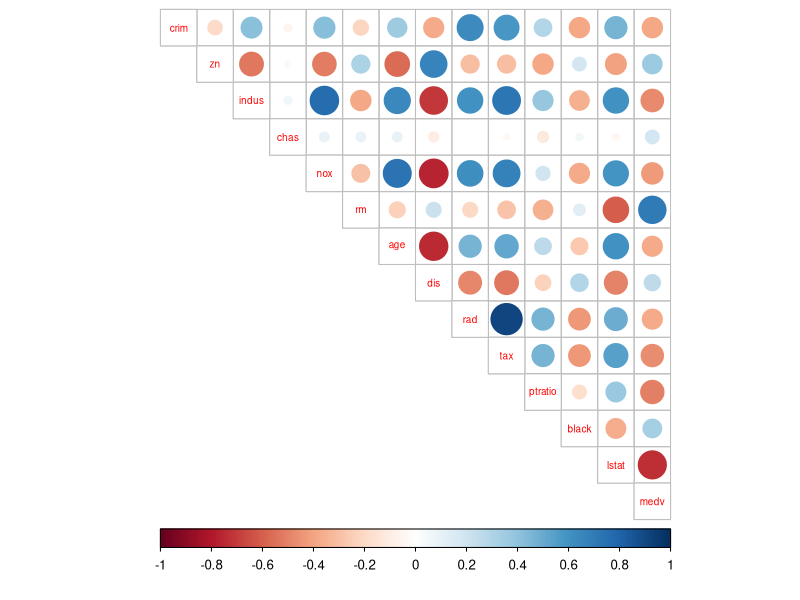
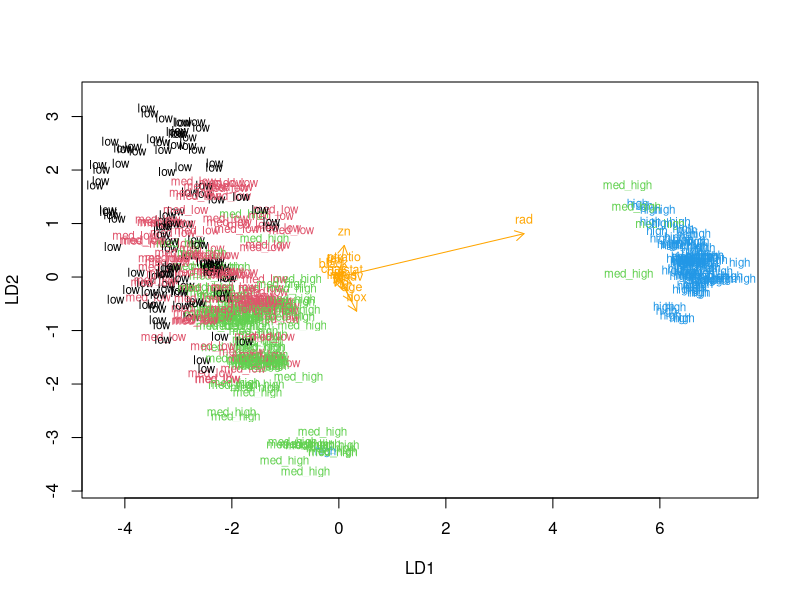
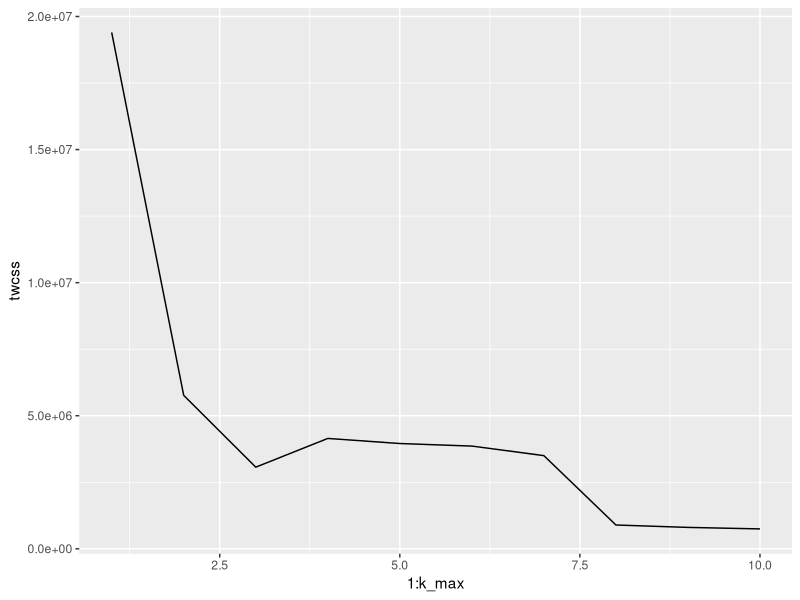
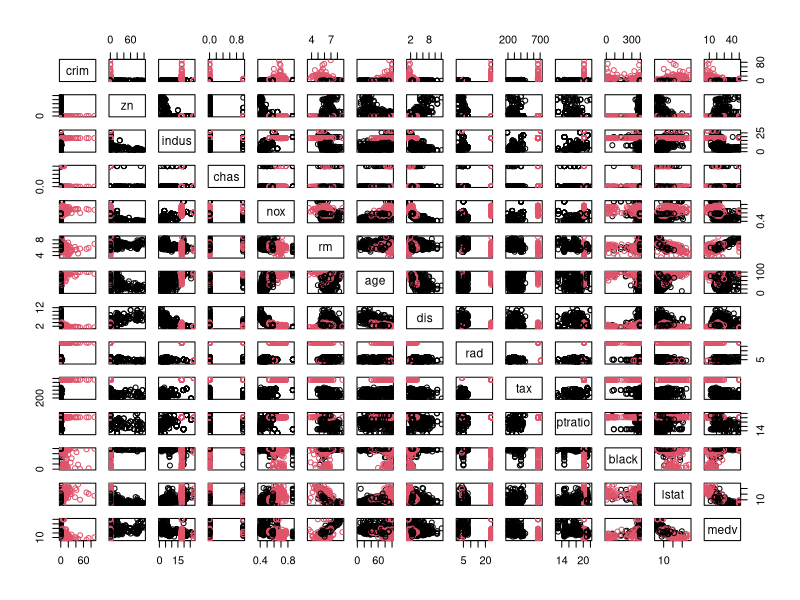

Reproduce these figures in R, in order.
## ---- chunk 1


#activating libraries
library(tidyr)
library(corrplot)
library(ggplot2)
library(dplyr)

#access MASS-Package
library(MASS)

#load the data
data("Boston")

#exploring the data
dim(Boston)
str(Boston)
summary(Boston)

## ---- chunk 2

#calculating the correlation-matrix & rounding
cor_matrix <- cor(Boston) %>% round(digits = 2)

#printing the correlation-matrix
cor_matrix

#visualization of the correlation-matrix
corrplot(cor_matrix, method="circle", type="upper", cl.pos="b", tl.pos="d", tl.cex=0.6)

## ---- chunk 3

#center and standardize "Boston"
boston_scaled <- scale(Boston)

#summarizing boston scaled
summary(boston_scaled)

#changing the object to a dataframe
boston_scaled <- as.data.frame(boston_scaled)

## ---- chunk 4

#summary of scaled variable "crim"
summary(boston_scaled$crim)

#creating and printing the quantile vector of "crim"
bins <- quantile(boston_scaled$crim)

#printing quantile vector
bins

#creating categorical variable "crime"
crime <- cut(boston_scaled$crim, breaks = bins, include.lowest = TRUE, labels = c("low", "med_low", "med_high", "high"))

#creating table "crime"
table(crime)

#removing original variable "crim" from the dataset
boston_scaled <- dplyr::select(boston_scaled, -crim)

#adding new variable to scaled dataset
boston_scaled <- data.frame(boston_scaled, crime)

#number of rows in the "Boston" dataset
n <- nrow(boston_scaled)

#choosing 80% of the rows
ind <- sample(n, size = n * 0.8)

#creating the train-set
train <- boston_scaled[ind,]

#creating test-set
test <- boston_scaled[-ind,]

#saving the correct classes from test-data
correct_classes <- test$crime

#removing the variable "crime" from the test-data
test <- dplyr::select(test, -crime)

## ---- chunk 5

#fitting the lda on the train-set
lda.fit <- lda(crime~., data = train)

#printing the lda.fit-object
lda.fit

#the function for the lda-biplot arrows
lda.arrows <- function(x, myscale = 1, arrow_heads = 0.1, color = "orange", tex = 0.75, choices = c(1,2)){
  heads <- coef(x)
  arrows(x0 = 0, y0 = 0,
         x1 = myscale * heads[,choices[1]],
         y1 = myscale * heads[,choices[2]], col = color, length = arrow_heads)
  text(myscale * heads[,choices], labels = row.names(heads),
       cex = tex, col = color, pos = 3)
}

#targeting classes as numeric
classes <- as.numeric(train$crime)

#plotting the lda results
plot(lda.fit, dimen = 2, col = classes, pch = classes)
lda.arrows(lda.fit, myscale = 1)

## ---- chunk 6

#predicting classes with test-data
lda.pred <- predict(lda.fit, newdata = test)

#cross-tabulating the results
table(correct = correct_classes, predicted = lda.pred$class)

## ---- chunk 7

#load the data
data("Boston")

## ---- chunk 8

#center and standardize "Boston"
boston_scaled_2 <- as.data.frame(scale(Boston))


#changing the object to a dataframe

## ---- chunk 9

#eucledian distance matrix
dist_eu <- dist(Boston)

#summarizing the euclidean distances
summary(dist_eu)

#manhattan distance matrix
dist_man <- dist(Boston, method = "manhattan")

#summarizing manhattan-distances
summary(dist_man)

## ---- chunk 10

set.seed(123)

#determining the number of clusters
k_max <- 10

#calculating the total within the sum of squares
twcss <- sapply(1:k_max, function(k){kmeans(Boston, k)$tot.withinss})

#visualizing results
qplot(x = 1:k_max, y = twcss, geom = 'line')

#k-means clustering
km <- kmeans(Boston, centers = 2)

#plotting "Boston" with clusters
pairs(Boston, col = km$cluster)
